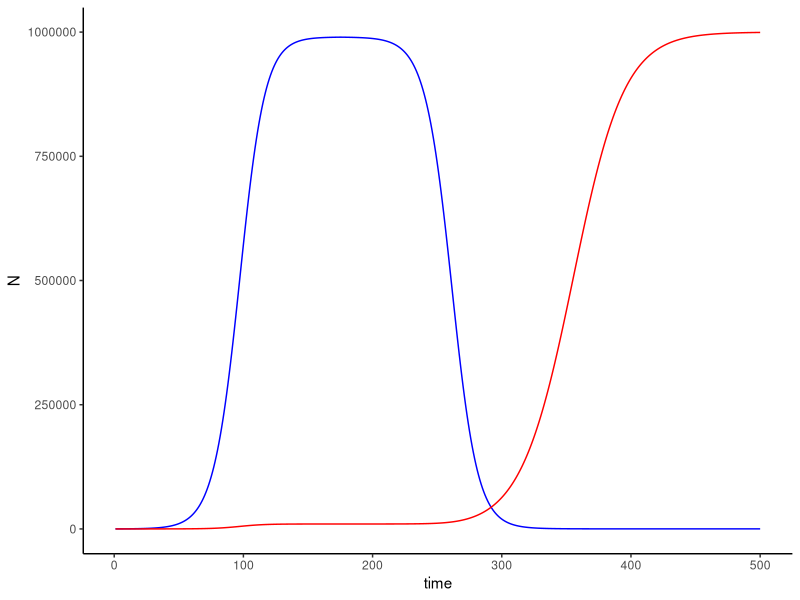

Write R code to recreate this figure.
rm(list = ls())
library(ggplot2)
#Defines parameters for the model in the Untreated Scenario
Nt = 100
Mt = 1
rn = .1
rm = .1
rmt = .05
rnt = -.1
K = 1000000
timesteps = 500

#Builds vectors to store data
Ns = numeric(length = timesteps)
Ns[1] = Nt
Ms = numeric(length = timesteps)
Ms[1] = Mt

#Loops through timesteps to simulate dynamics of cancer cell growth
for(i in 1:(timesteps-1)){
 #Brings populations to equilibirum
   if(i<175){
    Ns[i+1]=Ns[i]+rn*Ns[i]*(1-(Ns[i]+Ms[i])/K)
    Ms[i+1]=Ms[i]+rm*Ms[i]*(1-(Ns[i]+Ms[i])/K)
   }
  #Impact of treatment on populations
  else{
    Ns[i+1]=Ns[i]+rnt*Ns[i]*(1-(Ns[i]+Ms[i])/K)
    Ms[i+1]=Ms[i]+rmt*Ms[i]*(1-(Ns[i]+Ms[i])/K)
  }
}

#Generates a plot of the data

simNn<-data.frame(time=1:length(Ns),N=Ns)
simMn<-data.frame(time=1:length(Ms),N=Ms)

ggplot(simNn, aes(x=time, y=N)) + geom_line(color = "blue") + geom_line(data = simMn, color = "red") + theme_classic()
